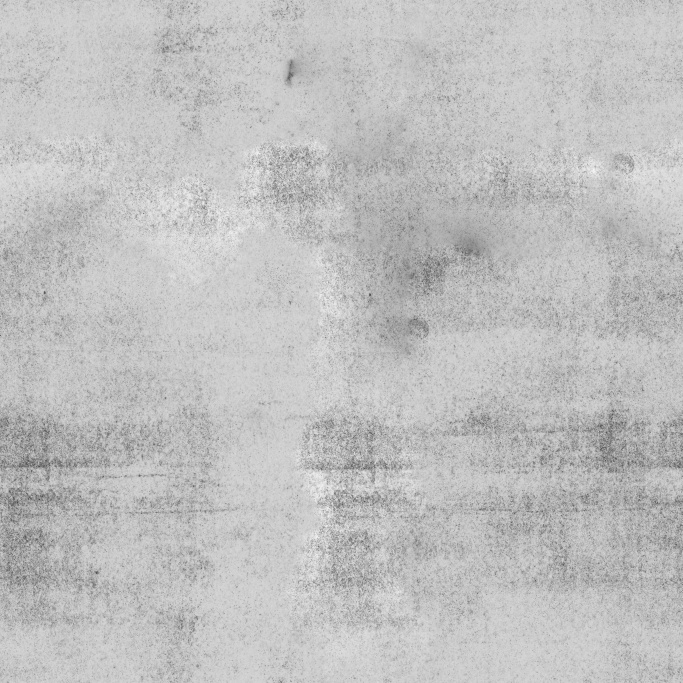
#> input picture 3d-threejs/skills/threejs-precipitation-surfaces/assets/wet-puddle-rain/road/aerial_asphalt_01_ao_2k.jpg, 2048 x 2048 px (shown at 1/3 size)
$ python preprocess_craft_frame.py --input ../../3d-threejs/skills/threejs-precipitation-surfaces/assets/wet-puddle-rain/road/aerial_asphalt_01_ao_2k.jpg --output out.png
#> lines starting #> are read from the running program, lines starting #| are printed output that depends on the picture
#!/usr/bin/env python3
"""
Preprocess Craft Frame for Veo/Kling Video Generation
======================================================
Prepares clean 1:1, 4:5, or 9:16 vertical/square frames with edge-sampled
or porcelain background padding (#FAF6F0) to eliminate black bars.
"""

import sys
import argparse
from pathlib import Path
from PIL import Image

def hex_to_rgb(hex_str: str):
    hex_str = hex_str.lstrip('#')
    return tuple(int(hex_str[i:i+2], 16) for i in (0, 2, 4))

def prepare_clean_craft_frame(
    input_path: str,
    output_path: str,
    target_ratio: str = "1:1",
    bg_color_hex: str = "#FAF6F0"
) -> str:
#> called with output_path = 'out.png', target_ratio = '1:1', bg_color_hex = '#FAF6F0'
    input_p = Path(input_path)
    output_p = Path(output_path)
    output_p.parent.mkdir(parents=True, exist_ok=True)

    img = Image.open(input_p).convert("RGBA")
    w, h = img.size
#> w = 2048; h = 2048

    if target_ratio == "1:1":
        target_w, target_h = max(w, h), max(w, h)
#> target_w = 2048; target_h = 2048
    elif target_ratio == "9:16":
        target_w, target_h = 1080, 1920
    elif target_ratio == "4:5":
        target_w, target_h = 1080, 1350
    else:
        target_w, target_h = w, h

    bg_rgb = hex_to_rgb(bg_color_hex)
    canvas = Image.new("RGBA", (target_w, target_h), bg_rgb + (255,))
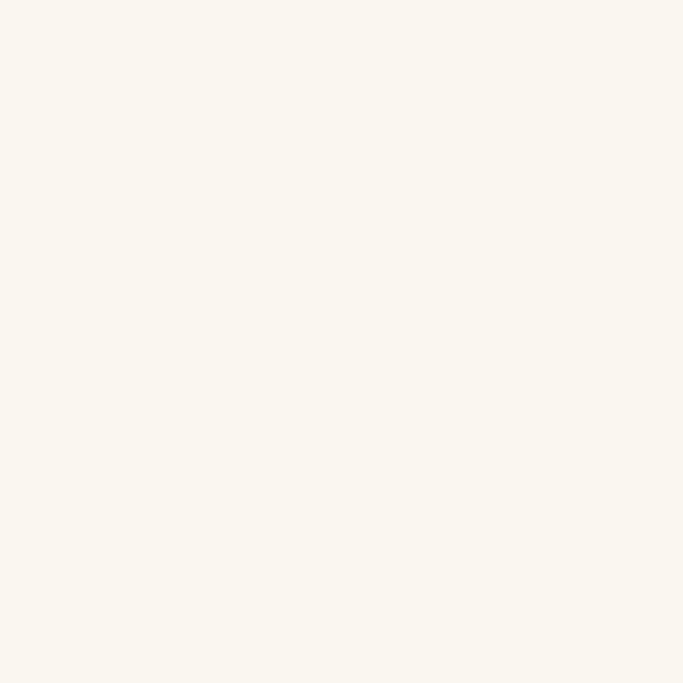
#> canvas: PIL image 2048x2048 RGBA (shown at 1/3 size); mean R, G, B, A 250, 246, 240, 255

    # Resize image preserving aspect ratio
    scale = min((target_w * 0.9) / w, (target_h * 0.9) / h)
#> scale = 0.9
    new_w = int(w * scale)
#> new_w = 1843
    new_h = int(h * scale)
#> new_h = 1843
    resized_img = img.resize((new_w, new_h), Image.Resampling.LANCZOS)

    # Paste centered
    offset_x = (target_w - new_w) // 2
#> offset_x = 102
    offset_y = (target_h - new_h) // 2
#> offset_y = 102
    canvas.paste(resized_img, (offset_x, offset_y), resized_img)
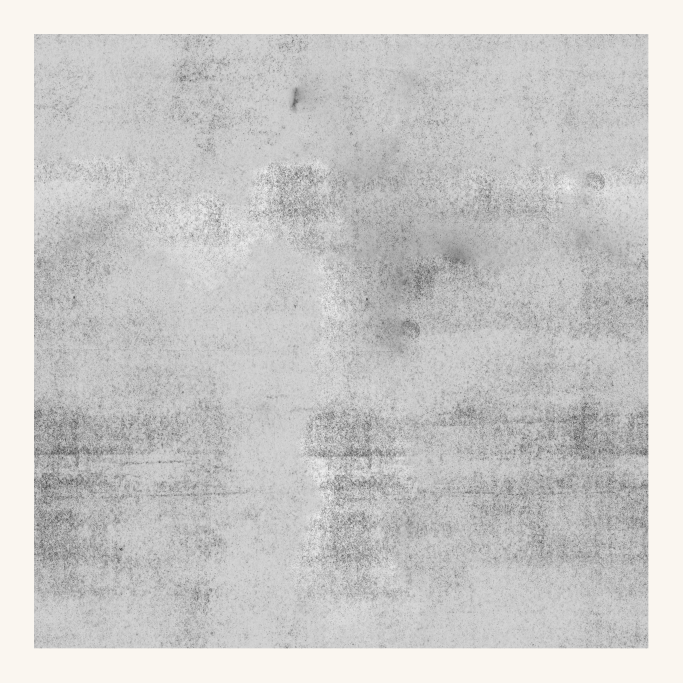
#> canvas: PIL image 2048x2048 RGBA (shown at 1/3 size); mean R, G, B, A 203, 202.2, 201.1, 255

    canvas_rgb = canvas.convert("RGB")
    canvas_rgb.save(str(output_p), "PNG", quality=95)
    print(f"✅ Prepared frame saved to {output_p} ({target_w}x{target_h})")
#| ✅ Prepared frame saved to out.png (2048x2048)
    return str(output_p)

if __name__ == "__main__":
    parser = argparse.ArgumentParser(description="Clean frame preparation for product video generation")
    parser.add_argument("--input", required=True, help="Path to raw product image")
    parser.add_argument("--output", required=True, help="Path to output frame")
    parser.add_argument("--ratio", default="1:1", choices=["1:1", "9:16", "4:5"], help="Target aspect ratio")
    parser.add_argument("--bg", default="#FAF6F0", help="Background hex color")

    args = parser.parse_args()
    prepare_clean_craft_frame(args.input, args.output, args.ratio, args.bg)

$ run again, on 3d-threejs/skills/threejs-precipitation-surfaces/assets/wet-puddle-rain/road/aerial_asphalt_01_rough_2k.jpg
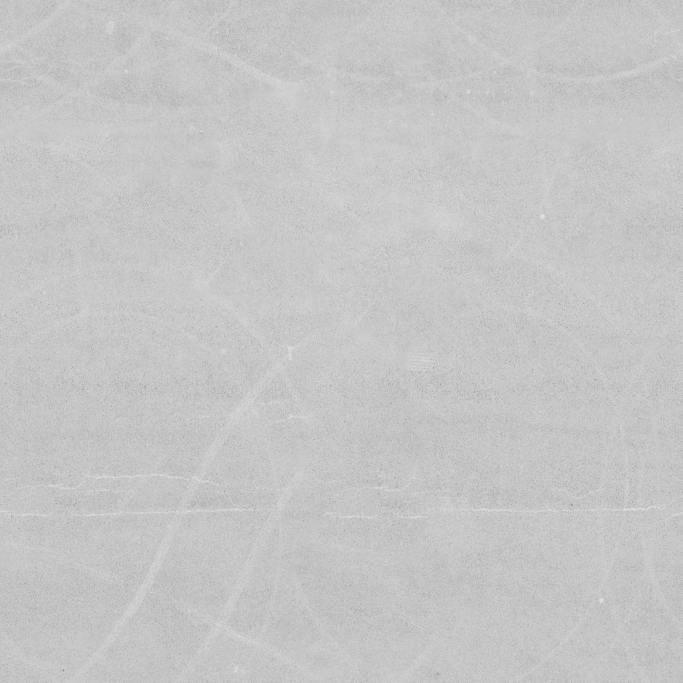
#> input picture 3d-threejs/skills/threejs-precipitation-surfaces/assets/wet-puddle-rain/road/aerial_asphalt_01_rough_2k.jpg, 2048 x 2048 px (shown at 1/3 size)
#> in prepare_clean_craft_frame, `canvas.paste(resized_img, (offset_x, offset_y), resized_img)`:
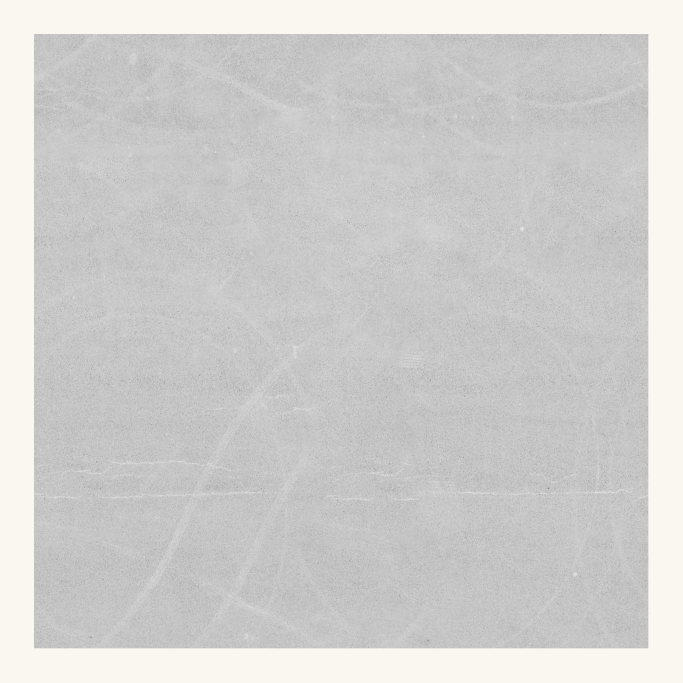
#> canvas: PIL image 2048x2048 RGBA (shown at 1/3 size); mean R, G, B, A 207.7, 206.9, 205.8, 255
#| ✅ Prepared frame saved to out.png (2048x2048)
